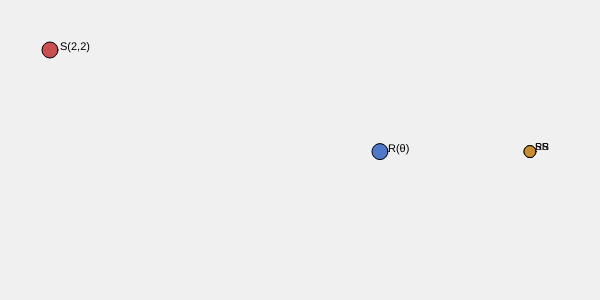
Frame 1 (no input)
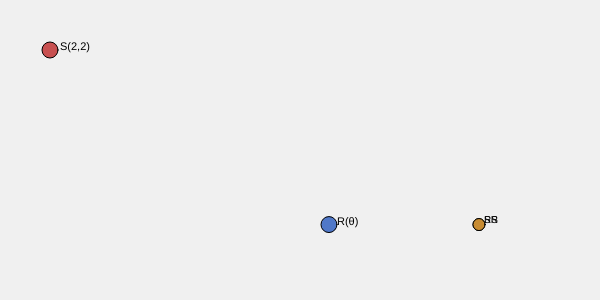
Frame 60 (no input)
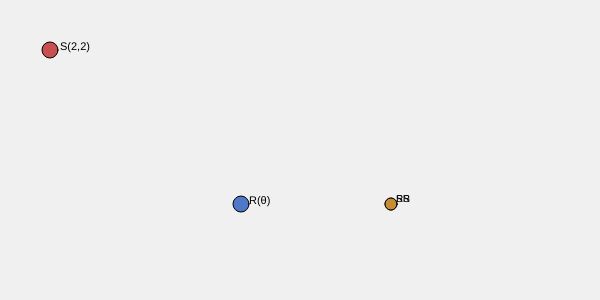
Frame 120 (the mouse pressed at the canvas centre since frame 60)

The p5.js sketch that drew these frames (run headless with seeded random() and noise() and a simulated clock; from frame 60 on, the mouse is pressed at the canvas centre):

// p5.js sketch
// ── sketch.js
// Multiplicación matriz 3×3 por punto homogéneo (x, y, 1)
function aplicarM(M, p) {
  let x = M[0][0]*p.x + M[0][1]*p.y + M[0][2];
  let y = M[1][0]*p.x + M[1][1]*p.y + M[1][2];
  return { x, y };
}

// Multiplicar dos matrices 3×3
function multM(A, B) {
  let R = [[0,0,0],[0,0,0],[0,0,0]];
  for (let i = 0; i < 3; i++)
    for (let j = 0; j < 3; j++)
      for (let k = 0; k < 3; k++)
        R[i][j] += A[i][k] * B[k][j];
  return R;
}

function setup() { createCanvas(600, 300); }

function draw() {
  background(240);
  let p = { x: 0, y: 0 };

  // NIVEL 1 — matriz de escalamiento
  let S = [[2,0,50],[0,2,50],[0,0,1]]; 
  let p1 = aplicarM(S, p);
  fill(200,80,80); circle(p1.x, p1.y, 16);
  fill(0); textSize(11); text("S(2,2)", p1.x+10, p1.y);

  // NIVEL 2 — matriz de rotación R(π/4)
  let t = frameCount * 0.02;
  let R = [[cos(t), -sin(t), 300],
           [sin(t),  cos(t), 150],
           [0,       0,      1]];
  let p2 = aplicarM(R, { x: 80, y: 0 });
  fill(80,120,200); circle(p2.x, p2.y, 16);
  fill(0); text("R(θ)", p2.x+8, p2.y);

  // NIVEL 3 — composición S·R ≠ R·S
  let S2 = [[2,0,0],[0,2,0],[0,0,1]];
  let Rp = [[cos(t),-sin(t),0],[sin(t),cos(t),0],[0,0,1]];
  let SR = multM(S2, Rp);  
  let RS = multM(Rp, S2); 
  let base = { x: 40, y: 0 };
  let pSR = aplicarM(SR, base);
  let pRS = aplicarM(RS, base);

  fill(80,180,100);
  circle(pSR.x + 450, pSR.y + 150, 12);
  fill(200,140,50);
  circle(pRS.x + 450, pRS.y + 150, 12);
  fill(0); textSize(10);
  text("SR", pSR.x+455, pSR.y+148);
  text("RS", pRS.x+455, pRS.y+148);
}
